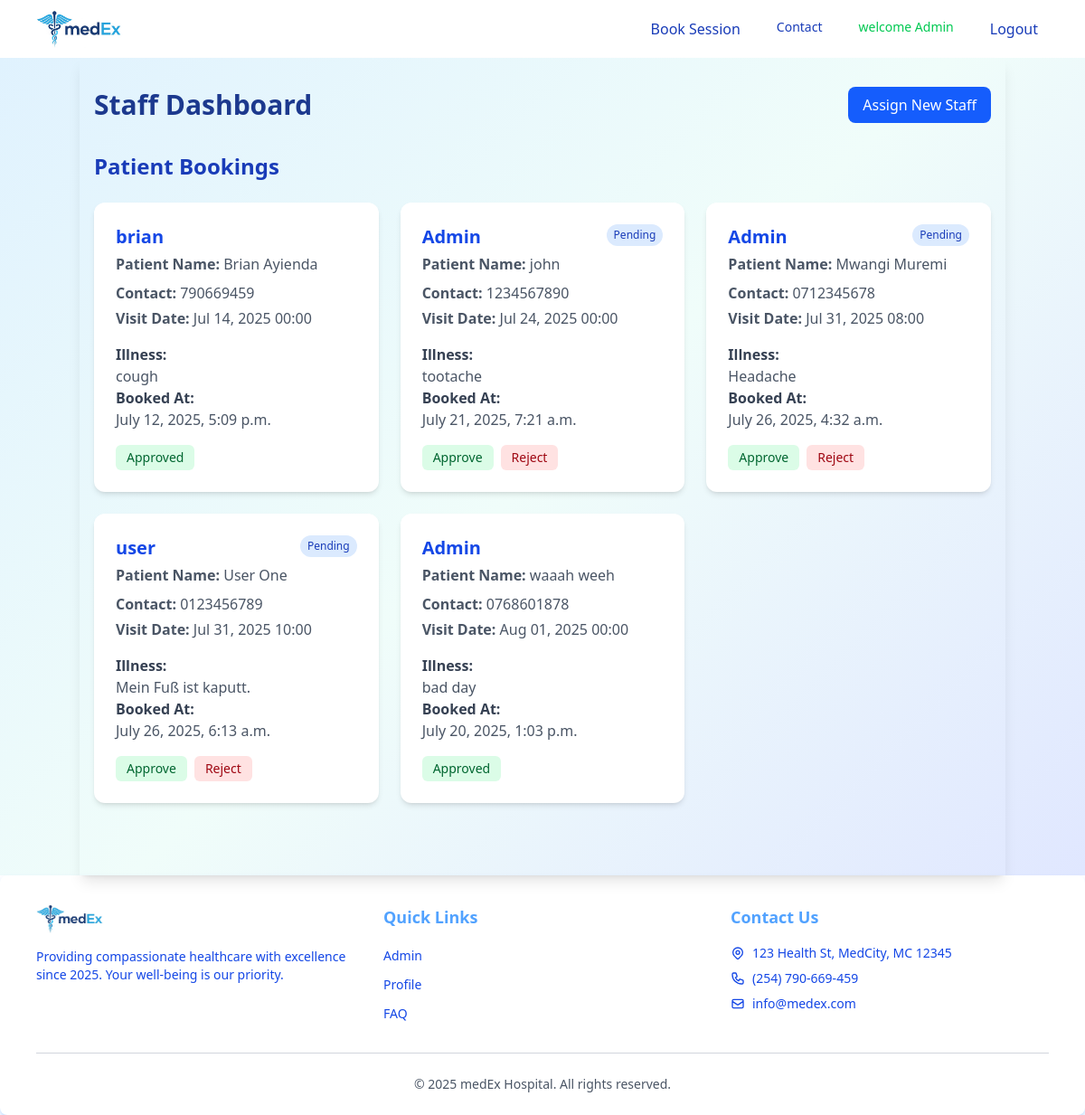
Screenshot of /adminpanel/ (signed in) with the database file from the repository.
### medEx_app/models.py (models this page shows, shortened)
class PatientBooking(models.Model):
    name = models.CharField(max_length=100)
    contact = models.CharField(max_length=20)
    illness_details = models.TextField()
    visit_date = models.DateTimeField()
    created_at = models.DateTimeField(auto_now_add=True)
    user = models.ForeignKey(User, on_delete=models.CASCADE, null=True, blank=True)
    status = models.CharField(
        max_length=20,
        choices=[
            ('pending', 'Pending'),
            ('approved', 'Approved'),
            ('rejected', 'Rejected'),
            ('expired', 'Expired')
        ],
        default='pending'
    )
    class Meta:
        ordering = ['visit_date']

### adminpanel/views.py (the view, shortened to what this page needs)
# urls.py: path('', views.admin_dashboard, name='admin_dashboard'),
@login_required
@user_passes_test(is_admin or is_staff)
def admin_dashboard(request):
    bookings = PatientBooking.objects.all()
    return render(request, 'adminpanel/dashboard.html', {'bookings': bookings})

### adminpanel/templatetags/custom_tags.py (called while the page is built)
@register.filter
def is_admin(user):
    if user.groups.all():
        return user.groups.all()[0].name == 'admins'
    return False

### adminpanel/views.py (called while the page is built)
def is_admin(user):
    return user.groups.filter(name='admins').exists()

### adminpanel/templates/adminpanel/dashboard.html (shortened to what this page needs)
{% load static tailwind_tags custom_tags %}
<!DOCTYPE html>
<html lang="en">
<head>
    {% tailwind_css %}
    <link rel="stylesheet" href="{% static 'adminpanel/css/animate.min.css' %}" />
</head>
{% block content %}
    {% include 'medEx_app/navbar.html' %}
{% endblock %}
<body class="font-sans">
    <div class="min-h-screen neno-gradient">
        <div class="container mx-auto px-4 py-8 shadow-lg animate__animated animate__fadeInUp animate__delay-1s">
            <div class="flex justify-between items-center mb-8">
                <h1 class="text-3xl font-bold text-blue-900">Staff Dashboard</h1>
                {% if request.user|is_admin %}
                    <button id="assignStaffBtn" class="bg-blue-600 hover:bg-blue-700 text-white px-4 py-2 rounded-lg transition-transform hover:scale-105">
                        Assign New Staff
                    </button>
                {% endif %}
            </div>
            <section class="mb-12">
                <h2 class="text-2xl font-semibold text-blue-800 mb-6">Patient Bookings</h2>
                <div class="grid grid-cols-1 md:grid-cols-2 lg:grid-cols-3 gap-6">
                    {% for booking in bookings %}
                        <div class="bg-white rounded-xl shadow-md overflow-hidden hover:shadow-lg transition-shadow" data-booking-id="{{ booking.id }}">
                            <div class="p-6">
                                <div class="flex justify-between items-start">
                                    <h3 class="text-xl font-bold text-blue-700">{{ booking.user }}</h3>
                                    {% if booking.status == 'pending' %}
                                        <span class="bg-blue-100 text-blue-800 text-xs px-2 py-1 rounded-full">Pending</span>
                                    {% endif %}
                                </div>
                                <p class="mt-1 text-gray-600"><strong>Patient Name:</strong> {{ booking.name }}</p>
                                <p class="mt-2 text-gray-600"><strong>Contact:</strong> {{ booking.contact }}</p>
                                <p class="mt-1 text-gray-600"><strong>Visit Date:</strong> {{ booking.visit_date|date:"M d, Y H:i" }}</p>
                                <div class="mt-4">
                                    <p class="text-gray-700"><strong>Illness:</strong></p>
                                    <p class="text-gray-600">{{ booking.illness_details }}</p>
                                    <p class="text-gray-700"><strong>Booked At:</strong></p>
                                    <p class="text-gray-600">{{ booking.created_at }}</p>
                                </div>
                                <div class="mt-4 flex space-x-2">
                                    {% if booking.status == 'pending' %}
                                        <button class="approve-btn bg-green-100 text-green-800 px-3 py-1 rounded-md text-sm" data-booking-id="{{ booking.id }}">Approve</button>
                                        <button class="reject-btn bg-red-100 text-red-800 px-3 py-1 rounded-md text-sm" data-booking-id="{{ booking.id }}">Reject</button>
                                    {% elif booking.status == 'approved' %}
                                        <span class="bg-green-100 text-green-800 px-3 py-1 rounded-md text-sm">Approved</span>
                                    {% elif booking.status == 'rejected' %}
                                        <span class="bg-red-100 text-red-800 px-3 py-1 rounded-md text-sm">Rejected</span>
                                    {% elif booking.status == 'expired' %}
                                        <span class="bg-red-100 text-red-800 px-3 py-1 rounded-md text-sm">Expired</span>
                                    {% endif %}
                                </div>
                            </div>
                        </div>
                    {% empty %}
                        <p class="text-gray-600">No bookings available.</p>
                    {% endfor %}
                </div>
            </section>
        </div>
    </div>
    <section id='footer'>
        {% block footer %}
            {% include 'medEx_app/footer.html' %}
        {% endblock %}
    </section>
</body>
</html>

### medEx_app/templates/medEx_app/navbar.html (shortened to what this page needs)
{% load static tailwind_tags %}
<!DOCTYPE html>
<html lang="en">
<head>
  {% tailwind_css %}
</head>
<body>
  <nav class="bg-white shadow-md">
    <div class="max-w-6xl mx-auto px-4">
      <div class="flex justify-between items-center h-16">
        <div class="flex-shrink-0 flex items-center">
          <a href="{% url "home" %}">
            <img
              src="{% static 'medEx_app/images/medEx_logo.png' %}"
              alt="medEx Hospital Logo"
              class="h-max w-24"
            >
          </a>
        </div>
        <div class="hidden md:flex space-x-4">
          {% if request.user.is_authenticated %}
            <a id="navbarBookingBtn" class="text-blue-800 hover:text-blue-600 block px-3 py-2 rounded-md text-base font-medium">Book Session</a>
          {% else %}
            <a href="{% url "login" %}" class="text-blue-800 hover:text-blue-600 block px-3 py-2 rounded-md text-base font-medium">Login</a>
            <a href="{% url 'register' %}" class="text-blue-800 hover:text-blue-600 block px-3 py-2 rounded-md text-base font-medium">Register</a>
          {% endif %}
          <a href="#footer" class="text-blue-800 hover:text-blue-600 px-3 py-2 rounded-md text-sm font-medium">Contact</a>
          {% if request.user.is_authenticated %}
            <a href="{% url 'profile' %}" class="text-green-500 hover:text-green-300 px-3 py-2 rounded-md text-sm font-medium">welcome {{request.user.username}}</a>
            <a href="{% url "logout" %}" class="text-blue-800 hover:text-blue-600 block px-3 py-2 rounded-md text-base font-medium">Logout</a>
          {% endif %}
        </div>
      </div>
    </div>
  </nav>
</body>
</html>

### adminpanel/templates/adminpanel/dashboard.html (style rules this page uses)
.neno-gradient { background: linear-gradient(135deg, #e0f2fe 0%, #f0fdfa 50%, #e0e7ff 100%); }

### rows the page displays
PatientBooking: user "brian", name "Brian Ayienda", contact "790669459", visit_date "Jul 14, 2025 00:00", illness_details "cough", created_at "July 12, 2025, 5:09 p.m.", status "Approved"
PatientBooking: user "Admin", status "Pending", name "john", contact "1234567890", visit_date "Jul 24, 2025 00:00", illness_details "tootache", created_at "July 21, 2025, 7:21 a.m."
PatientBooking: user "Admin", status "Pending", name "Mwangi Muremi", contact "0712345678", visit_date "Jul 31, 2025 08:00", illness_details "Headache", created_at "July 26, 2025, 4:32 a.m."
PatientBooking: user "user", status "Pending", name "User One", contact "0123456789", visit_date "Jul 31, 2025 10:00", illness_details "Mein Fuß ist kaputt.", created_at "July 26, 2025, 6:13 a.m."
PatientBooking: user "Admin", name "waaah weeh", contact "0768601878", visit_date "Aug 01, 2025 00:00", illness_details "bad day", created_at "July 20, 2025, 1:03 p.m.", status "Approved"

### other values shown
{{ request.user.username }} "Admin"
